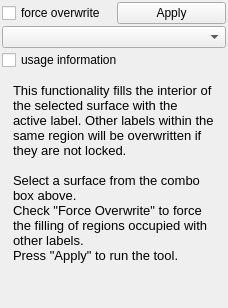
<?xml version="1.0" encoding="UTF-8"?>
<ui version="4.0">
 <class>QmitkSurfaceStampWidgetGUIControls</class>
 <widget class="QWidget" name="QmitkSurfaceStampWidgetGUIControls">
  <property name="geometry">
   <rect>
    <x>0</x>
    <y>0</y>
    <width>228</width>
    <height>308</height>
   </rect>
  </property>
  <property name="sizePolicy">
   <sizepolicy hsizetype="Preferred" vsizetype="MinimumExpanding">
    <horstretch>0</horstretch>
    <verstretch>0</verstretch>
   </sizepolicy>
  </property>
  <property name="minimumSize">
   <size>
    <width>0</width>
    <height>0</height>
   </size>
  </property>
  <property name="windowTitle">
   <string>GUI Controls</string>
  </property>
  <property name="toolTip">
   <string/>
  </property>
  <layout class="QVBoxLayout" name="verticalLayout">
   <property name="spacing">
    <number>2</number>
   </property>
   <property name="margin">
    <number>2</number>
   </property>
   <item>
    <layout class="QHBoxLayout" name="horizontalLayout">
     <item>
      <widget class="QCheckBox" name="m_chkOverwrite">
       <property name="text">
        <string>force overwrite</string>
       </property>
      </widget>
     </item>
     <item>
      <widget class="QPushButton" name="m_pbStamp">
       <property name="text">
        <string>Apply</string>
       </property>
      </widget>
     </item>
    </layout>
   </item>
   <item>
    <widget class="QmitkDataStorageComboBox" name="m_cbSurfaceNodeSelector">
     <property name="sizePolicy">
      <sizepolicy hsizetype="Minimum" vsizetype="Fixed">
       <horstretch>0</horstretch>
       <verstretch>0</verstretch>
      </sizepolicy>
     </property>
    </widget>
   </item>
   <item>
    <widget class="QCheckBox" name="m_cbShowInformation">
     <property name="sizePolicy">
      <sizepolicy hsizetype="Preferred" vsizetype="Fixed">
       <horstretch>0</horstretch>
       <verstretch>0</verstretch>
      </sizepolicy>
     </property>
     <property name="text">
      <string>usage information</string>
     </property>
    </widget>
   </item>
   <item>
    <widget class="QWidget" name="m_InformationWidget" native="true">
     <property name="minimumSize">
      <size>
       <width>0</width>
       <height>0</height>
      </size>
     </property>
     <layout class="QVBoxLayout" name="verticalLayout_3">
      <item>
       <widget class="QLabel" name="lblInfo">
        <property name="text">
         <string>&lt;!DOCTYPE HTML PUBLIC &quot;-//W3C//DTD HTML 4.0//EN&quot; &quot;http://www.w3.org/TR/REC-html40/strict.dtd&quot;&gt;
&lt;html&gt;&lt;head&gt;&lt;meta name=&quot;qrichtext&quot; content=&quot;1&quot; /&gt;&lt;style type=&quot;text/css&quot;&gt;
p, li { white-space: pre-wrap; }
&lt;/style&gt;&lt;/head&gt;&lt;body style=&quot; font-family:'MS Shell Dlg 2'; font-size:8pt; font-weight:400; font-style:normal;&quot;&gt;
&lt;p style=&quot; margin-top:0px; margin-bottom:0px; margin-left:0px; margin-right:0px; -qt-block-indent:0; text-indent:0px;&quot;&gt;&lt;span style=&quot; font-family:'Sans'; font-size:10pt;&quot;&gt;This functionality fills the interior of the selected surface with the active label. Other labels within the same region will be overwritten if they are not locked.&lt;/span&gt;&lt;/p&gt;
&lt;p style=&quot;-qt-paragraph-type:empty; margin-top:0px; margin-bottom:0px; margin-left:0px; margin-right:0px; -qt-block-indent:0; text-indent:0px; font-family:'Sans'; font-size:10pt;&quot;&gt;&lt;br /&gt;&lt;/p&gt;
&lt;p style=&quot; margin-top:0px; margin-bottom:0px; margin-left:0px; margin-right:0px; -qt-block-indent:0; text-indent:0px;&quot;&gt;&lt;span style=&quot; font-family:'Sans'; font-size:10pt;&quot;&gt;Select a surface from the combo box above.&lt;/span&gt;&lt;/p&gt;
&lt;p style=&quot; margin-top:0px; margin-bottom:0px; margin-left:0px; margin-right:0px; -qt-block-indent:0; text-indent:0px;&quot;&gt;&lt;span style=&quot; font-family:'Sans'; font-size:10pt;&quot;&gt;Check &amp;quot;Force Overwrite&amp;quot; to force the filling of regions occupied with other labels.&lt;/span&gt;&lt;/p&gt;
&lt;p style=&quot; margin-top:0px; margin-bottom:0px; margin-left:0px; margin-right:0px; -qt-block-indent:0; text-indent:0px;&quot;&gt;&lt;span style=&quot; font-family:'Sans'; font-size:10pt;&quot;&gt;Press &amp;quot;Apply&amp;quot; to run the tool.&lt;/span&gt;&lt;/p&gt;&lt;/body&gt;&lt;/html&gt;</string>
        </property>
        <property name="alignment">
         <set>Qt::AlignVCenter</set>
        </property>
        <property name="wordWrap">
         <bool>true</bool>
        </property>
       </widget>
      </item>
     </layout>
    </widget>
   </item>
   <item>
    <spacer name="verticalSpacer">
     <property name="orientation">
      <enum>Qt::Vertical</enum>
     </property>
     <property name="sizeHint" stdset="0">
      <size>
       <width>20</width>
       <height>40</height>
      </size>
     </property>
    </spacer>
   </item>
  </layout>
 </widget>
 <layoutdefault spacing="6" margin="11"/>
 <customwidgets>
  <customwidget>
   <class>QmitkDataStorageComboBox</class>
   <extends>QComboBox</extends>
   <header location="global">QmitkDataStorageComboBox.h</header>
  </customwidget>
 </customwidgets>
 <resources>
  <include location="../resources/SegmentationUI.qrc"/>
 </resources>
 <connections/>
</ui>
